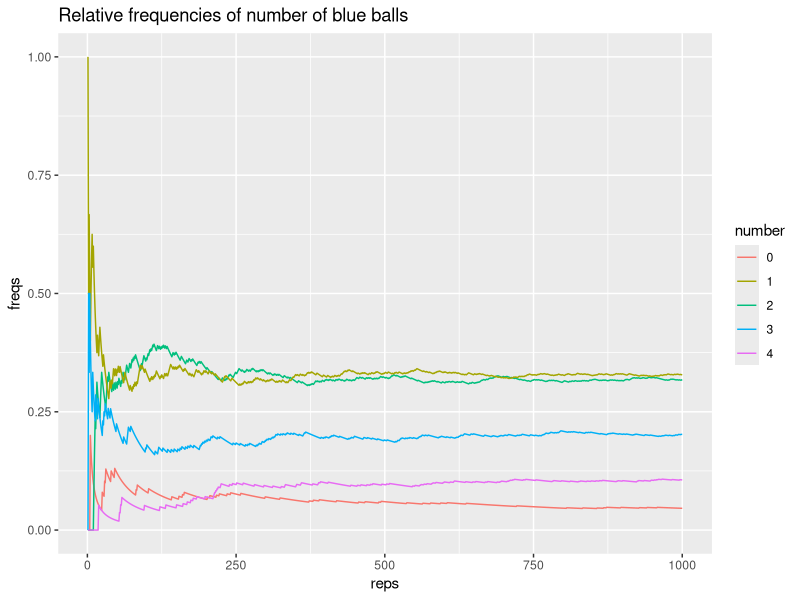

Here is the R script that generated this plot:
## ---- chunk 1
library(ggplot2)
## ---- chunk 2
# bags
bag1 <- c('white', 'white', 'red')
bag2 <- c(rep('white', 3), 'red')

bags <- c('bag1', 'bag2')
repetitions <- 1000
drawn_balls <- character(repetitions)

set.seed(345)
for (i in 1:repetitions) {
  # select one bag
  chosen_bag <- sample(bags, 1)
  
  # draw a ball from chosen bag
  if (chosen_bag == 'bag1') {
    drawn_balls[i] <- sample(bag1, 1)
  } else {
    drawn_balls[i] <- sample(bag2, 1)
  }
}

table(drawn_balls) / repetitions
## ---- chunk 3
# bags
box1 = c("blue", "blue", "red")
box2 = c("blue", "blue", rep("red", 3), "white")

boxes = c("box1", "box2")
repetitions = 1000
drawn_balls = data.frame(matrix(NA, nrow = 1000, ncol = 4))

set.seed(345)
for (i in 1:repetitions) {
  if (runif(1) > 0.5) {
    drawn_balls[i, ] = sample(box1, size = 4, replace = TRUE)
  } else {
    drawn_balls[i, ] = sample(box2, size = 4)
  }
}

counts = data.frame(matrix(0, nrow = repetitions, ncol = 5))
counters = c(0, 0, 0, 0, 0)
for (i in 1:repetitions) {
  num_balls = sum(drawn_balls[i, ] == "blue")
  counters[num_balls + 1] = counters[num_balls + 1] + 1
  counts[i, ] = counters
}
    
head(counts)
## ---- chunk 4
proportions = data.frame(matrix(0, nrow = 1000, ncol = 5))
for (i in 1:repetitions) {
  proportions[i, ] = counts[i, ] / i
}
ggplot(proportions, aes(x = 1:1000)) + 
  geom_line(aes(y = X1, colour = "blue")) +
  geom_line(aes(y = X2, colour = "purple")) +
  geom_line(aes(y = X3, colour = "green")) +
  geom_line(aes(y = X4, colour = "red")) +
  geom_line(aes(y = X5, colour = "yellow")) + 
  ggtitle("Relative frequencies of number of blue balls") + 
  xlab("reps") + ylab("freqs") + 
  scale_color_discrete(name = "number", labels = c("0", "1", "2", "3", "4"))
